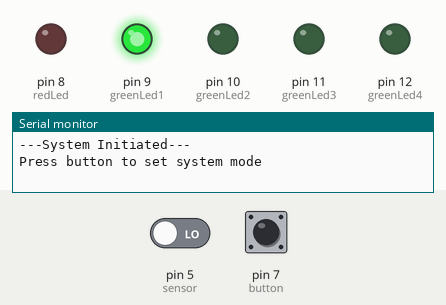
Recording of a sketch running on a simulated Arduino Uno, built with avr-gcc and run on an emulated ATmega328P. Parts: output pins drawn as LEDs (lit = HIGH), the last lines printed to the serial monitor. Inputs (shaded band) come from the test bench; at power-on: pin 7 (button) HIGH, pin 5 (sensor) LOW.

Above: at 1.2 s.
1.3 s: pin 7 (button) pulled LOW for 0.15 s
2.9 s: pin 7 (button) pulled LOW for 1 s
At 3.2 s:
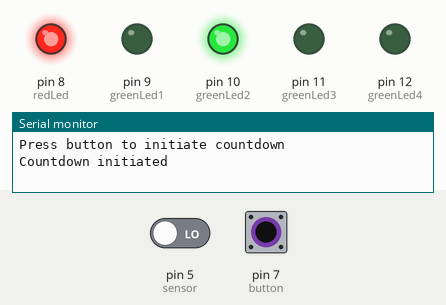
6.9 s: pin 5 (sensor) driven HIGH
At 8.4 s:
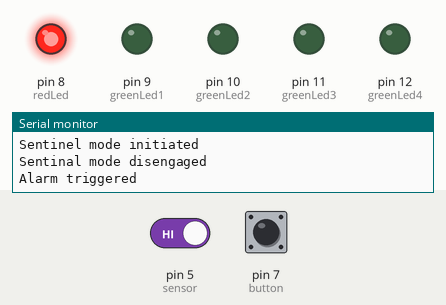
Timing chart, 0 to 15.9 s (numbered marks = the images above; inputs shaded):
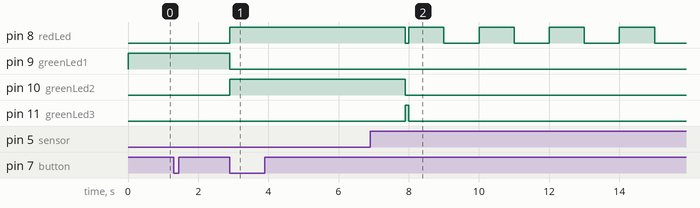

The sketch:

Small_Object_Motion_Dectection.ino
```cpp
int redLed = 8;
int greenLed1 = 9;
int greenLed2 = 10;
int greenLed3 = 11;
int greenLed4 = 12;
int button = 7;
int sensor = 5;

int mode = 1;
int count;
int blinkDelay;
bool sensorMode;

void setup() {
  Serial.begin(9600);

  pinMode(redLed, OUTPUT);
  pinMode(greenLed1, OUTPUT);
  pinMode(greenLed2, OUTPUT);
  pinMode(greenLed3, OUTPUT);
  pinMode(greenLed4, OUTPUT);

  pinMode(button, INPUT_PULLUP);
  pinMode(sensor, INPUT);

  Serial.println("");
  Serial.println("---System Initiated---");
}

void loop() {
  if (mode == 1) { //Awaiting System Setting Mode*************************
    digitalWrite(greenLed1, HIGH);
    Serial.println("Press button to set system mode");

    while (digitalRead(button) == HIGH) {
      // Do nothing while awaiting a button press
    }

    if (digitalRead(sensor) == HIGH) { //Mode: The alarm will be set off if an object is inserted into the view of the sensor
      sensorMode = false;
      Serial.println("Alarm Mode: The alarm will be set off if an object is INSERTED into the view of the sensor");
    }

    if (digitalRead(sensor) == LOW) { //Mode: The alarm will be set off if an object is removed from the view of the sensor
      sensorMode = true;
      Serial.println("Mode: The alarm will be set off if an object is REMOVED from the view of the sensor");
    }

    while (digitalRead(button) == LOW) {
      //Do nothing until the buttun is released
    }

    Serial.println("Press button to initiate countdown");

    while (digitalRead(button) == HIGH) {
      //Do nothing while awaiting a button press
    }

    digitalWrite(greenLed1, LOW);

    mode = 2;
  }

  if (mode == 2) { //Countdown to Ready Mode*************************
    digitalWrite(greenLed2, HIGH);
    Serial.println("Countdown initiated");


    digitalWrite(redLed, HIGH);
    delay(5000);
    digitalWrite(redLed, LOW);

    digitalWrite(greenLed2, LOW);
    Serial.println("Countdown concluded");

    mode = 3;
  }

  if (mode == 3) { //Active Mode*************************
    digitalWrite(greenLed3, HIGH);
    blinkDelay = 1000;

    delay(100);

    Serial.println("Sentinel mode initiated");

    while ((sensorMode == false) && (mode == 3)) {
      if (digitalRead(sensor) == LOW) {
        digitalWrite(greenLed3, LOW);
        mode = 4;
      }
    }

    while ((sensorMode == true) && (mode == 3)) {
      if (digitalRead(sensor) == HIGH) {
        digitalWrite(greenLed3, LOW);
        mode = 4;
      }
    }

  }

  if (mode == 4) { //Alarm Activated Mode*************************
    Serial.println("Sentinal mode disengaged");
    Serial.println("Alarm triggered");

    while (mode == 4) {
      digitalWrite(redLed, HIGH);
      delay(1000);
      digitalWrite(redLed, LOW);
      delay(1000);
    }
  }
}

void countdown() {
  if (count != 0) {
    digitalWrite(redLed, HIGH);
    delay(blinkDelay);
    digitalWrite(redLed, LOW);
    delay(blinkDelay);
    count = count - 1;
  }
}
```

Measured:
- after the input at 2.9 s, pin 8 (redLed), pin 10 (greenLed2): LOW → HIGH at once; pin 9 (greenLed1): HIGH → LOW at once
